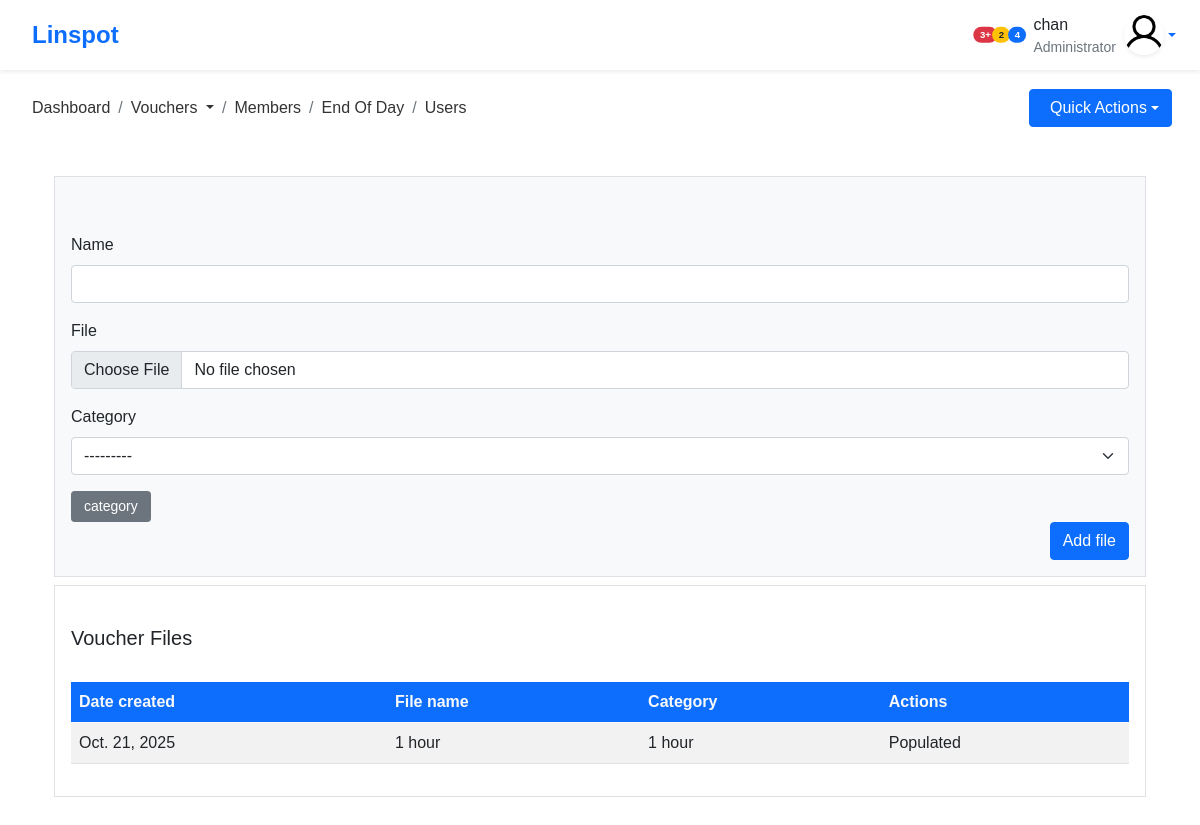
Page /vouchers/voucherFiles/ (signed in) on the earlier database version.
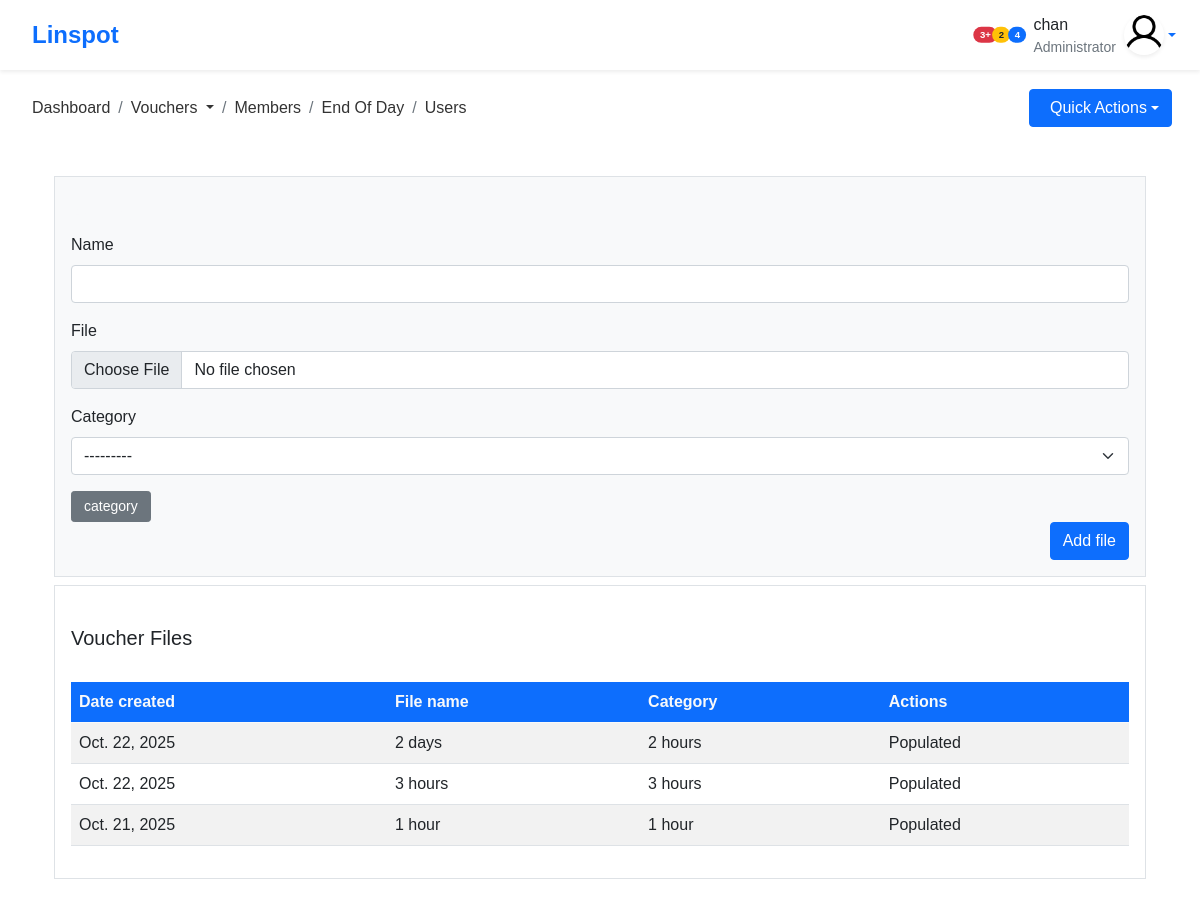
Same page on the later database version.
### users/models.py (models this page shows, shortened)
class User(AbstractUser):
    username = models.CharField(max_length=32, unique=True)
    image = models.ImageField(upload_to='profiles', default='profiles/user.png')
    position = models.CharField(choices = choices, default='staff', max_length=20)
    USERNAME_FIELD = 'username'
    REQUIRED_FIELDS = []

### vouchers/models.py (models this page shows, shortened)
class VoucherCategory(models.Model):
    name = models.CharField(max_length=50)
    class Meta:
        verbose_name = _("VoucherCategory")
        verbose_name_plural = _("VoucherCategories")
    def __str__(self):
        return self.name

class VoucherFile(models.Model):
    user = models.ForeignKey("users.User", on_delete=models.CASCADE)
    name = models.CharField(max_length=50)
    file = models.FileField(upload_to='vouchers', max_length=100)
    category = models.ForeignKey("vouchers.VoucherCategory", on_delete=models.CASCADE)
    date_created = models.DateField(auto_now_add=True)
    status = models.CharField(max_length=50, default='not populated')
    class Meta:
        ordering = ['-date_created']
        verbose_name = _("VoucherFile")
        verbose_name_plural = _("VoucherFiles")

### vouchers/views.py (the view, shortened to what this page needs)
# urls.py: path("voucherFiles/", views.voucherFiles,  name="voucherFiles"),
@login_required(login_url='/users/login/')
def voucherFiles(request):
    files = VoucherFile.objects.all()
    form = AddVoucherFileForm()
    return render(request, 'vouchers/vouchers.html', {
        'voucherFiles': files,
        'form': form
    })

### vouchers/forms.py
class AddVoucherFileForm(ModelForm):
    class Meta:
        model = VoucherFile
        fields = ('name', 'file', 'category')

### templates/vouchers/vouchers.html (shortened to what this page needs)
{% extends 'base.html' %}
{% load static %}
{% load crispy_forms_filters %}
{% load crispy_forms_tags%}
{% block content %}
<div class="voucher-file">
    <div class="row">
        <div class="col-12 mt-5">
            <div class="content container">
                <div class="add-voucher border p-3 bg-light">
                    <h5 class="mt-2 text-light">Add voucher file</h5>
                    <form method="post" enctype="multipart/form-data" class="mt-2">
                        {{form | crispy}}
                        <div class="add-category">
                            <button class="btn btn-secondary btn-sm d-flex align-items-center" type='button' id="modalBtn">
                                <span class='px-1'>category</span>
                            </button>
                        </div>
                        <div class="d-flex justify-content-end">
                            <button class="btn btn-primary">Add file</button>
                        </div>
                    </form>
                </div>
                <div class="add-voucher border p-3 mt-2">
                    <h5 class='py-4'>Voucher Files</h5>
                    <table class="table table-striped table-hover file-table">
                        <thead class='bg-primary text-light' style="position: sticky; top: 0">
                            <th>Date created</th>
                            <th>File name</th>
                            <th>Category</th>
                            <th>Actions</th>
                        </thead>
                        <tbody>
                            {% for file in voucherFiles %}
                                <tr>
                                    <td>{{file.date_created}}</td>
                                    <td>{{file.name}}</td>
                                    <td>{{file.category}}</td>
                                    <td>
                                        {% if file.status != 'populated' %}
                                            <span><a href="{% url 'vouchers:populateVouchers' file.id %}" style="color:#fff !important" class="btn btn-info">Populate</a></span>
                                        {% else %}
                                            <span>Populated</span>
                                        {% endif %}
                                    </td>
                                </tr>
                            {% endfor %}
                        </tbody>
                    </table>
            </div>
                </div>
        </div>
    </div>
</div>
{% endblock content %}

### templates/base.html (shortened to what this page needs)
{% load static %}
<!DOCTYPE html>
<html lang="en">
<head>
    <link rel="stylesheet" href="https://cdn.jsdelivr.net/npm/boxicons@latest/css/boxicons.min.css">
    <link rel="stylesheet" type="text/css" href="https://cdn.jsdelivr.net/npm/toastify-js/src/toastify.min.css">
    <link href="https://cdnjs.cloudflare.com/ajax/libs/font-awesome/6.4.0/css/all.min.css" rel="stylesheet">
    <link rel="stylesheet" href="{% static 'bootstrap/css/bootstrap.min.css' %}">
    <link rel="stylesheet" href="{% static 'sass/main.css' %}">
    <link rel="stylesheet" href="{% static 'assets/plugins/select2/dist/css/select2.min.css' %}">
</head>
<body id="body-pd">
    <header class="header sticky-top bg-white shadow-sm d-flex align-items-center justify-content-between px-4"
        id="header" style="height: 70px;">
        <div class="d-flex align-items-center">
            <a href="{% url 'dashboard' %}" class="text-decoration-none">
                <div class="d-flex align-items-center">
                    <h4 class="mb-0 fw-bold text-primary">Linspot</h4>
                </div>
            </a>
        </div>
        <div class="d-flex align-items-center">
            <div class="dropdown mx-2">
                <a href="#" class="position-relative text-dark" id="notificationDropdown" data-bs-toggle="dropdown"
                    aria-expanded="false">
                    <span class="position-absolute top-0 start-100 translate-middle badge rounded-pill bg-danger"
                        style="font-size: 0.6rem;">
                        3+
                    </span>
                </a>
            </div>
            <div class="dropdown mx-2">
                <a href="#" class="position-relative text-dark" id="alertsDropdown" data-bs-toggle="dropdown"
                    aria-expanded="false">
                    <span
                        class="position-absolute top-0 start-100 translate-middle badge rounded-pill bg-warning text-dark"
                        style="font-size: 0.6rem;">
                        2
                    </span>
                </a>
            </div>
            <div class="dropdown mx-2">
                <a href="#" class="position-relative text-dark" id="messagesDropdown" data-bs-toggle="dropdown"
                    aria-expanded="false">
                    <span class="position-absolute top-0 start-100 translate-middle badge rounded-pill bg-primary"
                        style="font-size: 0.6rem;">
                        4
                    </span>
                </a>
            </div>
            <div class="dropdown ms-2">
                <a href="#" class="d-flex align-items-center text-decoration-none dropdown-toggle" id="userDropdown"
                    data-bs-toggle="dropdown" aria-expanded="false">
                    <div class="me-2 d-none d-sm-block">
                        <p class="mb-0 fw-semibold text-dark">{{request.user.username}}</p>
                        <p class="mb-0 text-muted small">Administrator</p>
                    </div>
                    <div class="header_img rounded-circle overflow-hidden shadow-sm" style="width: 40px; height: 40px;">
                        <img src="{{request.user.image.url}}" alt="User" class="img-fluid">
                    </div>
                </a>
            </div>
        </div>
    </header>
    <div class="py-4">
        <div class="container-fluid py-3">
            <div class="d-flex justify-content-between align-items-center">
                <div>
                    <nav aria-label="breadcrumb" class="px-0">
                        <ol class="breadcrumb mb-0 py-2">
                            <li class="breadcrumb-item">
                                <a href="{% url 'dashboard' %}" class="text-decoration-none">
                                    Dashboard
                                </a>
                            </li>
                            <li class="breadcrumb-item dropdown">
                                <a class="dropdown-toggle text-decoration-none" href="#" id="voucherDropdown"
                                    role="button" data-bs-toggle="dropdown" aria-expanded="false">
                                    Vouchers
                                </a>
                            </li>
                            <li class="breadcrumb-item">
                                <a href="{% url 'users:users' %}" class="text-decoration-none">Members</a>
                            </li>
                            <li class="breadcrumb-item">
                                <a href="{% url 'finance:end_of_day' %}" class="text-decoration-none">End Of Day</a>
                            </li>
                            <li class="breadcrumb-item">
                                <a href="{% url 'users:users' %}" class="text-decoration-none">Users</a>
                            </li>
                        </ol>
                    </nav>
                </div>
                <div class="d-flex align-items-center">
                    <div class="dropdown">
                        <button class="btn btn-primary dropdown-toggle d-flex align-items-center" type="button"
                            id="quickActionsDropdown" data-bs-toggle="dropdown" aria-expanded="false">
                             Quick Actions
                        </button>
                    </div>
                </div>
            </div>
            {% block content %}{% endblock content %}
        </div>
    </div>
</body>
</html>

### static/sass/main.css (style rules this page uses)
body { font-family: "Montserrat", sans-serif !important; }
:root { --header-height: 3rem; --nav-width: 68px; --first-color: #4723D9; --first-color-light: #AFA5D9; --white-color: #F7F6FB; --body-font: "Nunito", sans-serif; --normal-font-size: 1rem; --z-fixed: 100; }
body { position: relative; margin: var(--header-height) 0 0 0; padding: 0 1rem; font-family: var(--body-font); font-size: var(--normal-font-size); transition: 0.5s; }
a { text-decoration: none; }
.header { width: 100%; height: var(--header-height); position: fixed; top: 0; left: 0; display: flex; align-items: center; justify-content: space-between; padding: 0 1rem; background-color: var(--white-color); z-index: var(--z-fixed); transition: 0.5s; }
.header_img { width: 35px; height: 35px; display: flex; justify-content: center; border-radius: 50%; overflow: hidden; }
.header_img img { width: 40px; }
.breadcrumb { margin-bottom: -43px; }
.breadcrumb a { color: #333 !important; }

Differences in the rows shown:
added VoucherFile: date_created "Oct. 22, 2025", name "2 days", category "2 hours", status "Populated"
added VoucherFile: date_created "Oct. 22, 2025", name "3 hours", category "3 hours", status "Populated"
